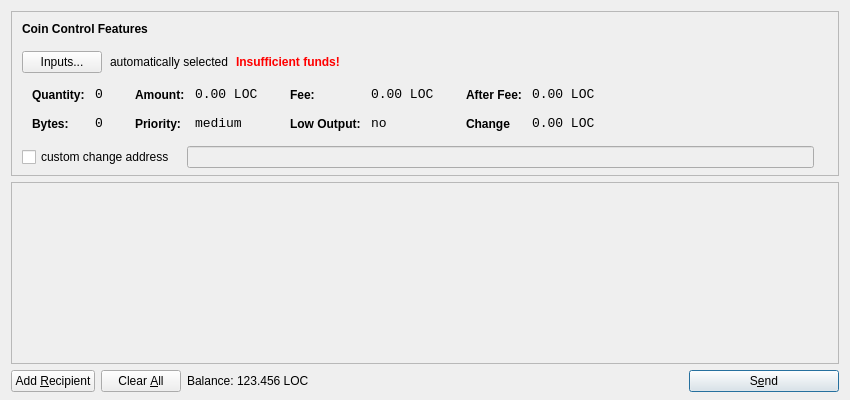
<?xml version="1.0" encoding="UTF-8"?>
<ui version="4.0">
 <class>SendCoinsDialog</class>
 <widget class="QDialog" name="SendCoinsDialog">
  <property name="geometry">
   <rect>
    <x>0</x>
    <y>0</y>
    <width>850</width>
    <height>400</height>
   </rect>
  </property>
  <property name="windowTitle">
   <string>Send Coins</string>
  </property>
  <layout class="QVBoxLayout" name="verticalLayout" stretch="0,1,0">
   <property name="bottomMargin">
    <number>8</number>
   </property>
   <item>
    <widget class="QFrame" name="frameCoinControl">
     <property name="sizePolicy">
      <sizepolicy hsizetype="Expanding" vsizetype="Expanding">
       <horstretch>0</horstretch>
       <verstretch>0</verstretch>
      </sizepolicy>
     </property>
     <property name="maximumSize">
      <size>
       <width>16777215</width>
       <height>16777215</height>
      </size>
     </property>
     <property name="frameShape">
      <enum>QFrame::StyledPanel</enum>
     </property>
     <property name="frameShadow">
      <enum>QFrame::Sunken</enum>
     </property>
     <layout class="QVBoxLayout" name="verticalLayoutCoinControl2">
      <property name="spacing">
       <number>-1</number>
      </property>
      <property name="leftMargin">
       <number>0</number>
      </property>
      <property name="topMargin">
       <number>0</number>
      </property>
      <property name="rightMargin">
       <number>0</number>
      </property>
      <property name="bottomMargin">
       <number>6</number>
      </property>
      <item>
       <layout class="QVBoxLayout" name="verticalLayoutCoinControl" stretch="0,0,0,0,1">
        <property name="spacing">
         <number>0</number>
        </property>
        <property name="leftMargin">
         <number>10</number>
        </property>
        <property name="topMargin">
         <number>10</number>
        </property>
        <item>
         <layout class="QHBoxLayout" name="horizontalLayoutCoinControl1">
          <property name="bottomMargin">
           <number>15</number>
          </property>
          <item>
           <widget class="QLabel" name="labelCoinControlFeatures">
            <property name="sizePolicy">
             <sizepolicy hsizetype="Preferred" vsizetype="Maximum">
              <horstretch>0</horstretch>
              <verstretch>0</verstretch>
             </sizepolicy>
            </property>
            <property name="font">
             <font>
              <weight>75</weight>
              <bold>true</bold>
             </font>
            </property>
            <property name="styleSheet">
             <string notr="true">font-weight:bold;</string>
            </property>
            <property name="text">
             <string>Coin Control Features</string>
            </property>
           </widget>
          </item>
         </layout>
        </item>
        <item>
         <layout class="QHBoxLayout" name="horizontalLayoutCoinControl2" stretch="0,0,0,0">
          <property name="spacing">
           <number>8</number>
          </property>
          <property name="bottomMargin">
           <number>10</number>
          </property>
          <item>
           <widget class="QPushButton" name="pushButtonCoinControl">
            <property name="styleSheet">
             <string notr="true"/>
            </property>
            <property name="text">
             <string>Inputs...</string>
            </property>
           </widget>
          </item>
          <item>
           <widget class="QLabel" name="labelCoinControlAutomaticallySelected">
            <property name="text">
             <string>automatically selected</string>
            </property>
            <property name="margin">
             <number>5</number>
            </property>
           </widget>
          </item>
          <item>
           <widget class="QLabel" name="labelCoinControlInsuffFunds">
            <property name="font">
             <font>
              <weight>75</weight>
              <bold>true</bold>
             </font>
            </property>
            <property name="styleSheet">
             <string notr="true">color:red;font-weight:bold;</string>
            </property>
            <property name="text">
             <string>Insufficient funds!</string>
            </property>
            <property name="margin">
             <number>5</number>
            </property>
           </widget>
          </item>
          <item>
           <spacer name="horizontalSpacerCoinControl">
            <property name="orientation">
             <enum>Qt::Horizontal</enum>
            </property>
            <property name="sizeHint" stdset="0">
             <size>
              <width>40</width>
              <height>1</height>
             </size>
            </property>
           </spacer>
          </item>
         </layout>
        </item>
        <item>
         <widget class="QWidget" name="widgetCoinControl" native="true">
          <property name="sizePolicy">
           <sizepolicy hsizetype="Preferred" vsizetype="Preferred">
            <horstretch>0</horstretch>
            <verstretch>0</verstretch>
           </sizepolicy>
          </property>
          <property name="minimumSize">
           <size>
            <width>0</width>
            <height>0</height>
           </size>
          </property>
          <property name="styleSheet">
           <string notr="true"/>
          </property>
          <layout class="QHBoxLayout" name="horizontalLayoutCoinControl5">
           <property name="margin">
            <number>0</number>
           </property>
           <item>
            <layout class="QHBoxLayout" name="horizontalLayoutCoinControl3" stretch="0,0,0,1">
             <property name="spacing">
              <number>20</number>
             </property>
             <property name="topMargin">
              <number>0</number>
             </property>
             <property name="bottomMargin">
              <number>10</number>
             </property>
             <item>
              <layout class="QFormLayout" name="formLayoutCoinControl1">
               <property name="horizontalSpacing">
                <number>10</number>
               </property>
               <property name="verticalSpacing">
                <number>14</number>
               </property>
               <property name="leftMargin">
                <number>10</number>
               </property>
               <property name="topMargin">
                <number>4</number>
               </property>
               <property name="rightMargin">
                <number>6</number>
               </property>
               <item row="0" column="0">
                <widget class="QLabel" name="labelCoinControlQuantityText">
                 <property name="styleSheet">
                  <string notr="true">font-weight:bold;</string>
                 </property>
                 <property name="text">
                  <string>Quantity:</string>
                 </property>
                 <property name="margin">
                  <number>0</number>
                 </property>
                </widget>
               </item>
               <item row="0" column="1">
                <widget class="QLabel" name="labelCoinControlQuantity">
                 <property name="font">
                  <font>
                   <family>Monospace</family>
                   <pointsize>10</pointsize>
                  </font>
                 </property>
                 <property name="cursor">
                  <cursorShape>IBeamCursor</cursorShape>
                 </property>
                 <property name="contextMenuPolicy">
                  <enum>Qt::ActionsContextMenu</enum>
                 </property>
                 <property name="text">
                  <string>0</string>
                 </property>
                 <property name="margin">
                  <number>0</number>
                 </property>
                 <property name="textInteractionFlags">
                  <set>Qt::LinksAccessibleByMouse|Qt::TextSelectableByKeyboard|Qt::TextSelectableByMouse</set>
                 </property>
                </widget>
               </item>
               <item row="1" column="0">
                <widget class="QLabel" name="labelCoinControlBytesText">
                 <property name="styleSheet">
                  <string notr="true">font-weight:bold;</string>
                 </property>
                 <property name="text">
                  <string>Bytes:</string>
                 </property>
                </widget>
               </item>
               <item row="1" column="1">
                <widget class="QLabel" name="labelCoinControlBytes">
                 <property name="font">
                  <font>
                   <family>Monospace</family>
                   <pointsize>10</pointsize>
                  </font>
                 </property>
                 <property name="cursor">
                  <cursorShape>IBeamCursor</cursorShape>
                 </property>
                 <property name="contextMenuPolicy">
                  <enum>Qt::ActionsContextMenu</enum>
                 </property>
                 <property name="text">
                  <string>0</string>
                 </property>
                 <property name="textInteractionFlags">
                  <set>Qt::LinksAccessibleByMouse|Qt::TextSelectableByKeyboard|Qt::TextSelectableByMouse</set>
                 </property>
                </widget>
               </item>
              </layout>
             </item>
             <item>
              <layout class="QFormLayout" name="formLayoutCoinControl2">
               <property name="horizontalSpacing">
                <number>10</number>
               </property>
               <property name="verticalSpacing">
                <number>14</number>
               </property>
               <property name="leftMargin">
                <number>6</number>
               </property>
               <property name="topMargin">
                <number>4</number>
               </property>
               <property name="rightMargin">
                <number>6</number>
               </property>
               <item row="0" column="0">
                <widget class="QLabel" name="labelCoinControlAmountText">
                 <property name="styleSheet">
                  <string notr="true">font-weight:bold;</string>
                 </property>
                 <property name="text">
                  <string>Amount:</string>
                 </property>
                 <property name="margin">
                  <number>0</number>
                 </property>
                </widget>
               </item>
               <item row="0" column="1">
                <widget class="QLabel" name="labelCoinControlAmount">
                 <property name="font">
                  <font>
                   <family>Monospace</family>
                   <pointsize>10</pointsize>
                  </font>
                 </property>
                 <property name="cursor">
                  <cursorShape>IBeamCursor</cursorShape>
                 </property>
                 <property name="contextMenuPolicy">
                  <enum>Qt::ActionsContextMenu</enum>
                 </property>
                 <property name="text">
                  <string>0.00 LOC</string>
                 </property>
                 <property name="textInteractionFlags">
                  <set>Qt::LinksAccessibleByMouse|Qt::TextSelectableByKeyboard|Qt::TextSelectableByMouse</set>
                 </property>
                </widget>
               </item>
               <item row="1" column="0">
                <widget class="QLabel" name="labelCoinControlPriorityText">
                 <property name="styleSheet">
                  <string notr="true">font-weight:bold;</string>
                 </property>
                 <property name="text">
                  <string>Priority:</string>
                 </property>
                </widget>
               </item>
               <item row="1" column="1">
                <widget class="QLabel" name="labelCoinControlPriority">
                 <property name="font">
                  <font>
                   <family>Monospace</family>
                   <pointsize>10</pointsize>
                  </font>
                 </property>
                 <property name="cursor">
                  <cursorShape>IBeamCursor</cursorShape>
                 </property>
                 <property name="contextMenuPolicy">
                  <enum>Qt::ActionsContextMenu</enum>
                 </property>
                 <property name="text">
                  <string>medium</string>
                 </property>
                 <property name="textInteractionFlags">
                  <set>Qt::LinksAccessibleByMouse|Qt::TextSelectableByKeyboard|Qt::TextSelectableByMouse</set>
                 </property>
                </widget>
               </item>
              </layout>
             </item>
             <item>
              <layout class="QFormLayout" name="formLayoutCoinControl3">
               <property name="horizontalSpacing">
                <number>10</number>
               </property>
               <property name="verticalSpacing">
                <number>14</number>
               </property>
               <property name="leftMargin">
                <number>6</number>
               </property>
               <property name="topMargin">
                <number>4</number>
               </property>
               <property name="rightMargin">
                <number>6</number>
               </property>
               <item row="0" column="0">
                <widget class="QLabel" name="labelCoinControlFeeText">
                 <property name="styleSheet">
                  <string notr="true">font-weight:bold;</string>
                 </property>
                 <property name="text">
                  <string>Fee:</string>
                 </property>
                 <property name="margin">
                  <number>0</number>
                 </property>
                </widget>
               </item>
               <item row="0" column="1">
                <widget class="QLabel" name="labelCoinControlFee">
                 <property name="font">
                  <font>
                   <family>Monospace</family>
                   <pointsize>10</pointsize>
                  </font>
                 </property>
                 <property name="cursor">
                  <cursorShape>IBeamCursor</cursorShape>
                 </property>
                 <property name="contextMenuPolicy">
                  <enum>Qt::ActionsContextMenu</enum>
                 </property>
                 <property name="text">
                  <string>0.00 LOC</string>
                 </property>
                 <property name="textInteractionFlags">
                  <set>Qt::LinksAccessibleByMouse|Qt::TextSelectableByKeyboard|Qt::TextSelectableByMouse</set>
                 </property>
                </widget>
               </item>
               <item row="1" column="0">
                <widget class="QLabel" name="labelCoinControlLowOutputText">
                 <property name="styleSheet">
                  <string notr="true">font-weight:bold;</string>
                 </property>
                 <property name="text">
                  <string>Low Output:</string>
                 </property>
                </widget>
               </item>
               <item row="1" column="1">
                <widget class="QLabel" name="labelCoinControlLowOutput">
                 <property name="font">
                  <font>
                   <family>Monospace</family>
                   <pointsize>10</pointsize>
                  </font>
                 </property>
                 <property name="cursor">
                  <cursorShape>IBeamCursor</cursorShape>
                 </property>
                 <property name="contextMenuPolicy">
                  <enum>Qt::ActionsContextMenu</enum>
                 </property>
                 <property name="text">
                  <string>no</string>
                 </property>
                 <property name="textInteractionFlags">
                  <set>Qt::LinksAccessibleByMouse|Qt::TextSelectableByKeyboard|Qt::TextSelectableByMouse</set>
                 </property>
                </widget>
               </item>
              </layout>
             </item>
             <item>
              <layout class="QFormLayout" name="formLayoutCoinControl4">
               <property name="horizontalSpacing">
                <number>10</number>
               </property>
               <property name="verticalSpacing">
                <number>14</number>
               </property>
               <property name="leftMargin">
                <number>6</number>
               </property>
               <property name="topMargin">
                <number>4</number>
               </property>
               <property name="rightMargin">
                <number>6</number>
               </property>
               <item row="0" column="0">
                <widget class="QLabel" name="labelCoinControlAfterFeeText">
                 <property name="styleSheet">
                  <string notr="true">font-weight:bold;</string>
                 </property>
                 <property name="text">
                  <string>After Fee:</string>
                 </property>
                 <property name="margin">
                  <number>0</number>
                 </property>
                </widget>
               </item>
               <item row="0" column="1">
                <widget class="QLabel" name="labelCoinControlAfterFee">
                 <property name="font">
                  <font>
                   <family>Monospace</family>
                   <pointsize>10</pointsize>
                  </font>
                 </property>
                 <property name="cursor">
                  <cursorShape>IBeamCursor</cursorShape>
                 </property>
                 <property name="contextMenuPolicy">
                  <enum>Qt::ActionsContextMenu</enum>
                 </property>
                 <property name="text">
                  <string>0.00 LOC</string>
                 </property>
                 <property name="textInteractionFlags">
                  <set>Qt::LinksAccessibleByMouse|Qt::TextSelectableByKeyboard|Qt::TextSelectableByMouse</set>
                 </property>
                </widget>
               </item>
               <item row="1" column="0">
                <widget class="QLabel" name="labelCoinControlChangeText">
                 <property name="styleSheet">
                  <string notr="true">font-weight:bold;</string>
                 </property>
                 <property name="text">
                  <string>Change</string>
                 </property>
                </widget>
               </item>
               <item row="1" column="1">
                <widget class="QLabel" name="labelCoinControlChange">
                 <property name="font">
                  <font>
                   <family>Monospace</family>
                   <pointsize>10</pointsize>
                  </font>
                 </property>
                 <property name="cursor">
                  <cursorShape>IBeamCursor</cursorShape>
                 </property>
                 <property name="contextMenuPolicy">
                  <enum>Qt::ActionsContextMenu</enum>
                 </property>
                 <property name="text">
                  <string>0.00 LOC</string>
                 </property>
                 <property name="textInteractionFlags">
                  <set>Qt::LinksAccessibleByMouse|Qt::TextSelectableByKeyboard|Qt::TextSelectableByMouse</set>
                 </property>
                </widget>
               </item>
              </layout>
             </item>
            </layout>
           </item>
          </layout>
         </widget>
        </item>
        <item>
         <layout class="QHBoxLayout" name="horizontalLayoutCoinControl4" stretch="0,0,0">
          <property name="spacing">
           <number>12</number>
          </property>
          <property name="sizeConstraint">
           <enum>QLayout::SetDefaultConstraint</enum>
          </property>
          <property name="topMargin">
           <number>5</number>
          </property>
          <property name="rightMargin">
           <number>5</number>
          </property>
          <item>
           <widget class="QCheckBox" name="checkBoxCoinControlChange">
            <property name="text">
             <string>custom change address</string>
            </property>
           </widget>
          </item>
          <item>
           <widget class="QLineEdit" name="lineEditCoinControlChange">
            <property name="enabled">
             <bool>false</bool>
            </property>
            <property name="sizePolicy">
             <sizepolicy hsizetype="Expanding" vsizetype="Fixed">
              <horstretch>0</horstretch>
              <verstretch>0</verstretch>
             </sizepolicy>
            </property>
           </widget>
          </item>
          <item>
           <widget class="QLabel" name="labelCoinControlChangeLabel">
            <property name="sizePolicy">
             <sizepolicy hsizetype="Preferred" vsizetype="Expanding">
              <horstretch>0</horstretch>
              <verstretch>0</verstretch>
             </sizepolicy>
            </property>
            <property name="minimumSize">
             <size>
              <width>0</width>
              <height>0</height>
             </size>
            </property>
            <property name="text">
             <string/>
            </property>
            <property name="margin">
             <number>3</number>
            </property>
           </widget>
          </item>
         </layout>
        </item>
        <item>
         <spacer name="verticalSpacerCoinControl">
          <property name="orientation">
           <enum>Qt::Vertical</enum>
          </property>
          <property name="sizeHint" stdset="0">
           <size>
            <width>800</width>
            <height>1</height>
           </size>
          </property>
         </spacer>
        </item>
       </layout>
      </item>
     </layout>
    </widget>
   </item>
   <item>
    <widget class="QScrollArea" name="scrollArea">
     <property name="widgetResizable">
      <bool>true</bool>
     </property>
     <widget class="QWidget" name="scrollAreaWidgetContents">
      <property name="geometry">
       <rect>
        <x>0</x>
        <y>0</y>
        <width>830</width>
        <height>165</height>
       </rect>
      </property>
      <layout class="QVBoxLayout" name="verticalLayout_2">
       <property name="margin">
        <number>0</number>
       </property>
       <item>
        <layout class="QVBoxLayout" name="entries">
         <property name="spacing">
          <number>6</number>
         </property>
        </layout>
       </item>
       <item>
        <spacer name="verticalSpacer">
         <property name="orientation">
          <enum>Qt::Vertical</enum>
         </property>
         <property name="sizeHint" stdset="0">
          <size>
           <width>20</width>
           <height>40</height>
          </size>
         </property>
        </spacer>
       </item>
      </layout>
     </widget>
    </widget>
   </item>
   <item>
    <layout class="QHBoxLayout" name="horizontalLayout">
     <item>
      <widget class="QPushButton" name="addButton">
       <property name="toolTip">
        <string>Send to multiple recipients at once</string>
       </property>
       <property name="text">
        <string>Add &amp;Recipient</string>
       </property>
       <property name="autoDefault">
        <bool>false</bool>
       </property>
      </widget>
     </item>
     <item>
      <widget class="QPushButton" name="clearButton">
       <property name="sizePolicy">
        <sizepolicy hsizetype="Minimum" vsizetype="Fixed">
         <horstretch>0</horstretch>
         <verstretch>0</verstretch>
        </sizepolicy>
       </property>
       <property name="toolTip">
        <string>Remove all transaction fields</string>
       </property>
       <property name="text">
        <string>Clear &amp;All</string>
       </property>
       <property name="autoRepeatDelay">
        <number>300</number>
       </property>
       <property name="autoDefault">
        <bool>false</bool>
       </property>
      </widget>
     </item>
     <item>
      <layout class="QHBoxLayout" name="horizontalLayout_2">
       <property name="spacing">
        <number>3</number>
       </property>
       <item>
        <widget class="QLabel" name="label">
         <property name="sizePolicy">
          <sizepolicy hsizetype="Preferred" vsizetype="Fixed">
           <horstretch>0</horstretch>
           <verstretch>0</verstretch>
          </sizepolicy>
         </property>
         <property name="text">
          <string>Balance:</string>
         </property>
        </widget>
       </item>
       <item>
        <widget class="QLabel" name="labelBalance">
         <property name="sizePolicy">
          <sizepolicy hsizetype="Preferred" vsizetype="Fixed">
           <horstretch>0</horstretch>
           <verstretch>0</verstretch>
          </sizepolicy>
         </property>
         <property name="cursor">
          <cursorShape>IBeamCursor</cursorShape>
         </property>
         <property name="text">
          <string>123.456 LOC</string>
         </property>
         <property name="textInteractionFlags">
          <set>Qt::LinksAccessibleByMouse|Qt::TextSelectableByKeyboard|Qt::TextSelectableByMouse</set>
         </property>
        </widget>
       </item>
      </layout>
     </item>
     <item>
      <spacer name="horizontalSpacer">
       <property name="orientation">
        <enum>Qt::Horizontal</enum>
       </property>
       <property name="sizeHint" stdset="0">
        <size>
         <width>40</width>
         <height>20</height>
        </size>
       </property>
      </spacer>
     </item>
     <item>
      <widget class="QPushButton" name="sendButton">
       <property name="minimumSize">
        <size>
         <width>150</width>
         <height>0</height>
        </size>
       </property>
       <property name="toolTip">
        <string>Confirm the send action</string>
       </property>
       <property name="text">
        <string>S&amp;end</string>
       </property>
       <property name="icon">
        <iconset resource="../bitcoin.qrc">
         <normaloff>:/icons/send</normaloff>:/icons/send</iconset>
       </property>
       <property name="default">
        <bool>true</bool>
       </property>
      </widget>
     </item>
    </layout>
   </item>
  </layout>
 </widget>
 <resources>
  <include location="../bitcoin.qrc"/>
 </resources>
 <connections/>
</ui>
